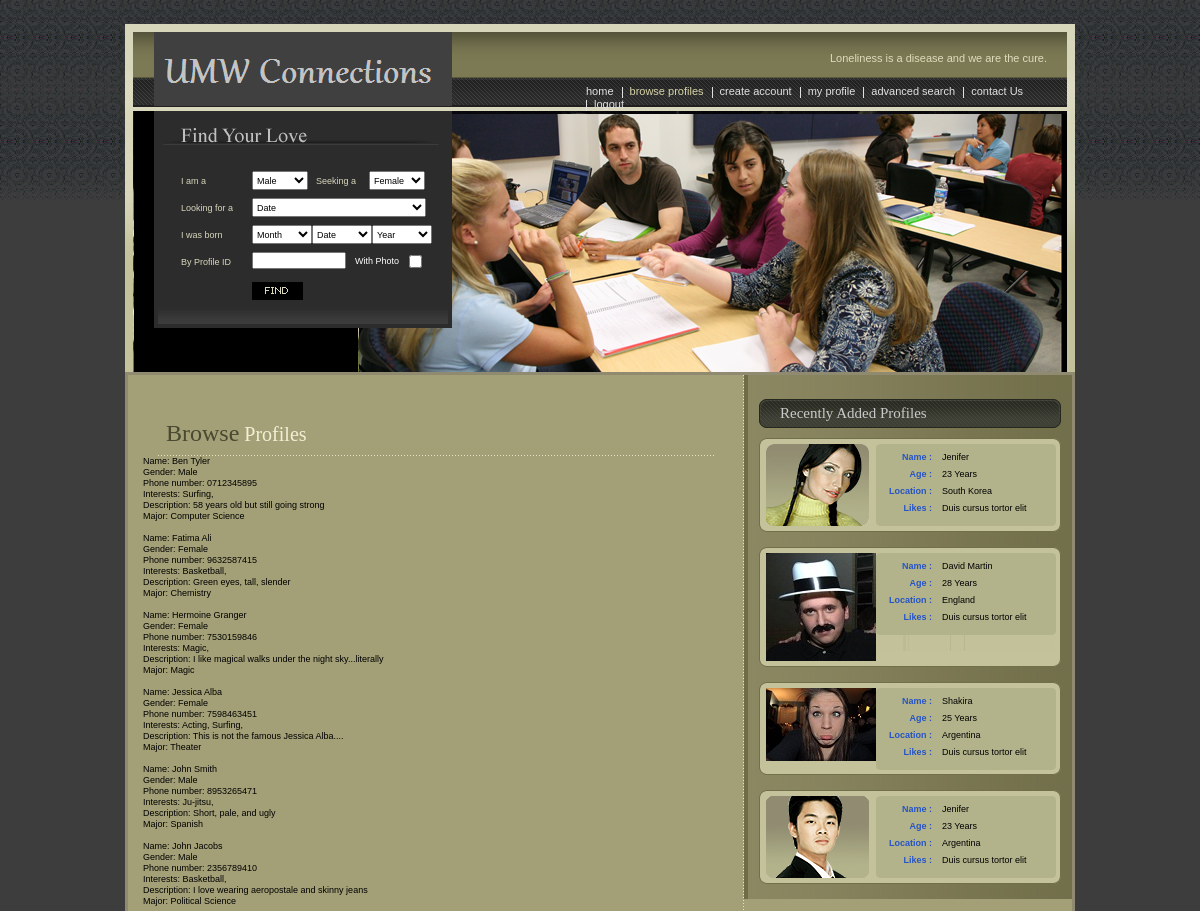
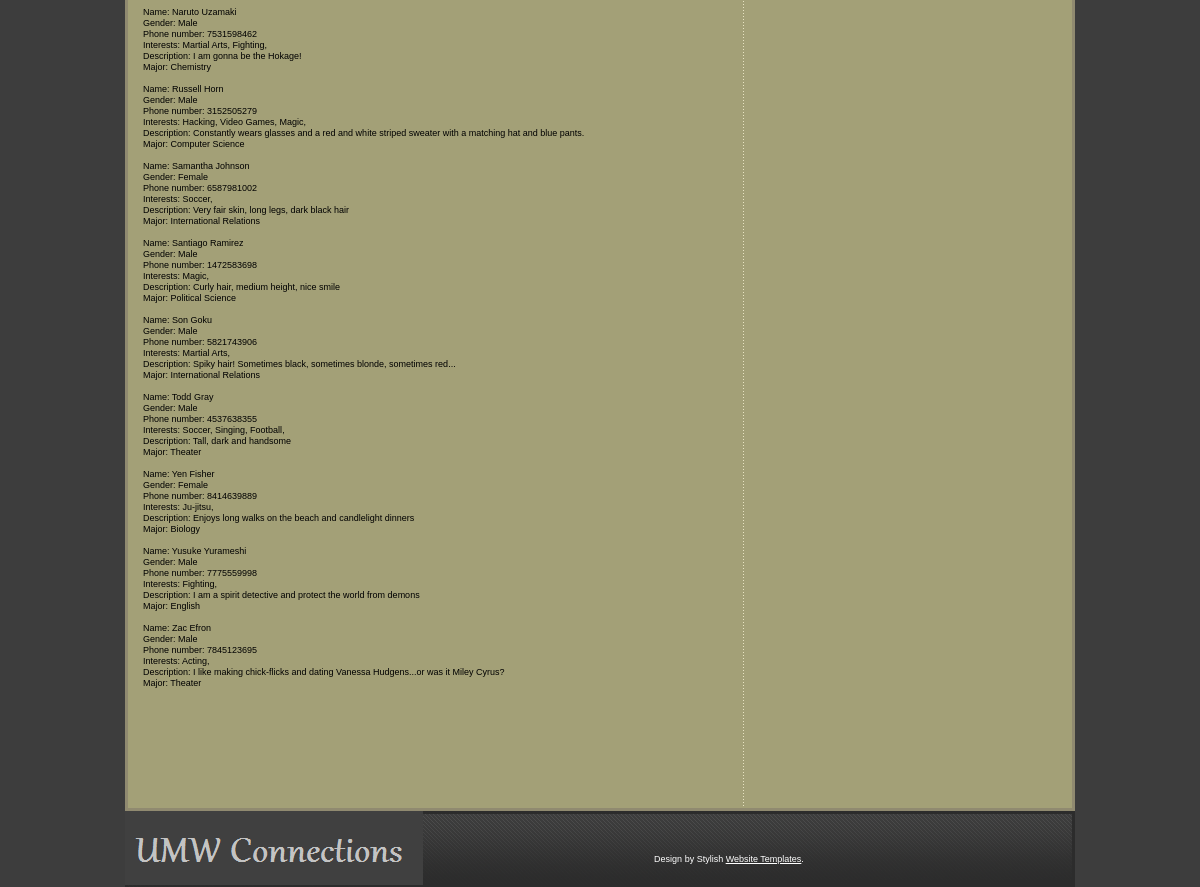
/xhtml-css/browse.php, run on the app's committed database (2 pictures, top to bottom).
### tables this page shows
CREATE TABLE IF NOT EXISTS Users (
	user_id int NOT NULL AUTO_INCREMENT PRIMARY KEY,
	email varchar(100) NOT NULL,
  	last_name varchar(25) NOT NULL,
  	first_name varchar(25) NOT NULL,
  	gender ENUM('Male', 'Female', 'N/A') NOT NULL DEFAULT 'N/A',
  	phone varchar(10) NOT NULL DEFAULT 'N/A',
  	description blob,
  	interested_in_id int,
	classification_id int,
  	looking_for_id int,
  	image_id int,
  	CONSTRAINT login_email_fk FOREIGN KEY (email) REFERENCES Login (email),
  	CONSTRAINT classifications_classification_id_fk FOREIGN KEY (classification_id) REFERENCES Classifications (classification_id),
  	CONSTRAINT interestedIn_interested_in_id_fk FOREIGN KEY (interested_in_id) REFERENCES InterestedIn (interested_in_id),
	CONSTRAINT looking_for_looking_for_id_fk FOREIGN KEY (looking_for_id) REFERENCES Looking_For (looking_for_id),
	CONSTRAINT images_image_id_fk FOREIGN KEY (image_id) REFERENCES Images (image_id)
);

CREATE TABLE IF NOT EXISTS Interests (
	interest_id int AUTO_INCREMENT NOT NULL PRIMARY KEY,
	interest blob NOT NULL
);

CREATE TABLE IF NOT EXISTS Majors (
	major_id int NOT NULL AUTO_INCREMENT PRIMARY KEY,
	major varchar(50) NOT NULL
);

### xhtml-css/browse.php (the view, shortened to what this page needs)
<!DOCTYPE html PUBLIC "-//W3C//DTD XHTML 1.0 Transitional//EN" "http://www.w3.org/TR/xhtml1/DTD/xhtml1-transitional.dtd">
<html xmlns="http://www.w3.org/1999/xhtml">
<head>
</head>
<body>
<div id="layout">
  <div id="header">
    <div id="menu"> <span class="logo"><a href="#"><img src="images/logo.gif" alt="" /></a></span>
      <p>Loneliness is a disease and we are the cure.</p>
      <ul>
        <li class="first"><a href="index.html">home</a></li>
        <li><a class="current">browse profiles</a></li>
        <li><a href="register.php">create account</a></li>
        <li><a href="my_profile.php">my profile</a></li>
        <li><a href="advanced_search.php">advanced search</a></li>
        <li><a href="contact_us.php">contact Us</a></li>
        <li><a href="logout.php">logout</a></li>
      </ul>
    </div>
    <div id="banner_inner">
      <div class="find_love">
        <h2><img src="images/find_your_love.gif" alt="" /></h2>
        <div class="form_container">
          <form action="" method="get">
            <fieldset>
            <div class="search_row">
              <div class="search_column_1">
                <label>I am a</label>
              </div>
              <div class="search_column_2">
                <select class="gender">
                  <option>Male</option>
                </select>
                <label class="seeking">Seeking a</label>
                <select class="gender">
                  <option>Female</option>
                </select>
              </div>
            </div>
            <div class="search_row">
              <div class="search_column_1">
                <label>Looking for a</label>
              </div>
              <div class="search_column_2">
                <select class="date">
                  <option>Date</option>
                </select>
              </div>
            </div>
            <div class="search_row">
              <div class="search_column_1">
                <label>I was born</label>
              </div>
              <div class="search_column_2">
                <select class="dob">
                  <option>Month</option>
                </select>
                <select class="dob">
                  <option>Date</option>
                </select>
                <select class="dob">
                  <option>Year</option>
                </select>
              </div>
            </div>
            <div class="search_row">
              <div class="search_column_1">
                <label>By Profile ID</label>
              </div>
              <div class="search_column_2">
                <input type="text" name="" value="" />
                <label class="check">With Photo</label>
                <input type="checkbox" name="" value="" class="checkbox"/>
              </div>
            </div>
            <div class="search_row last">
              <div class="search_column_1">&nbsp;</div>
              <div class="search_column_2">
                <input type="image" src="images/find_btn.gif" class="search_btn"/>
              </div>
            </div>
            </fieldset>
          </form>
        </div>
      </div>
    </div>
  </div>
  <div id="body_container">
    <div id="left_container">
     <div style="padding:20px 15px 30px 15px;">
	 <h1><span>Browse</span> Profiles</h1>
	 <?php
			include "db_connect.php";
			$query = "SELECT * FROM Users ORDER BY first_name";
			$result = mysqli_query($db, $query);
			echo "<br>";
			while($row = mysqli_fetch_array($result)){
			$userID = $row['user_id'];
			$query1 = "SELECT m.major FROM Majors m NATURAL JOIN Users_Majors um WHERE um.user_id = '$userID';";
			$result1 = mysqli_query($db, $query1);
			$row1 = mysqli_fetch_array($result1);
			$query2 = "SELECT i.interest FROM Interests i NATURAL JOIN Users_Interests ui WHERE ui.user_id = '$userID'";
			$result2 = mysqli_query($db, $query2);
			echo "<br>";
			echo "<br>";
			echo "Name: ".$row['first_name']." ".$row['last_name'];
			echo "<br>";
			echo "Gender: ".$row['gender'];
			echo "<br>";
			echo "Phone number: ".$row['phone'];
			echo "<br>";
			echo "Interests: ";
			while ($row2 = mysqli_fetch_array($result2)){
			echo $row2['interest'];
			echo ", ";
			}
			echo "<br>";
			echo "Description: ".$row['description'];
			echo "<br>";
			echo "Major: ".$row1['major'];
			}
		?>
      <div>
        <br />
        <br />
        <br />
      </div>
      <div class="aboutcolumnzone">
      </div>
    </div>
    </div>
    <div id="right_container">
      <h5>Recently Added Profiles</h5>
      <div id="profile_container">
        <div class="profile_box">
          <div class="top_curve">
            <div class="profile_content">
              <div class="pro_photo"><a href="#"><img src="images/pic_1.gif" alt="" /></a></div>
              <div class="outer">
                <div class="pro_detail_box">
                  <div class="pro_top_curve">
                    <div class="pro_detail_content">
                      <div class="row">
                        <p class="left">Name :</p>
                        <p class="right">Jenifer</p>
                      </div>
                      <div class="row">
                        <p class="left">Age :</p>
                        <p class="right">23 Years</p>
                      </div>
                      <div class="row">
                        <p class="left">Location :</p>
                        <p class="right">South Korea</p>
                      </div>
                      <div class="row last">
                        <p class="left">Likes :</p>
                        <p class="right">Duis cursus tortor elit</p>
                      </div>
                    </div>
                  </div>
                </div>
              </div>
            </div>
          </div>
        </div>
        <div class="profile_box">
          <div class="top_curve">
            <div class="profile_content">
              <div class="pro_photo"><a href="#"><img src="images/pic_2.gif" alt="" /></a></div>
              <div class="outer">
                <div class="pro_detail_box">
                  <div class="pro_top_curve">
                    <div class="pro_detail_content">
                      <div class="row">
                        <p class="left">Name :</p>
                        <p class="right">David Martin</p>
                      </div>
                      <div class="row">
                        <p class="left">Age :</p>
                        <p class="right">28 Years</p>
                      </div>
                      <div class="row">
                        <p class="left">Location :</p>
                        <p class="right">England</p>
                      </div>
                      <div class="row last">
                        <p class="left">Likes :</p>
                        <p class="right">Duis cursus tortor elit</p>
                      </div>
                    </div>
                  </div>
                </div>
              </div>
            </div>
          </div>
        </div>
        <div class="profile_box">
          <div class="top_curve">
            <div class="profile_content">
              <div class="pro_photo"><a href="#"><img src="images/pic_3.gif" alt="" /></a></div>
              <div class="outer">
                <div class="pro_detail_box">
                  <div class="pro_top_curve">
                    <div class="pro_detail_content">
                      <div class="row">
                        <p class="left">Name :</p>
                        <p class="right">Shakira</p>
                      </div>
                      <div class="row">
                        <p class="left">Age :</p>
                        <p class="right">25 Years</p>
                      </div>
                      <div class="row">
                        <p class="left">Location :</p>
                        <p class="right">Argentina</p>
                      </div>
                      <div class="row last">
                        <p class="left">Likes :</p>
                        <p class="right">Duis cursus tortor elit</p>
                      </div>
                    </div>
                  </div>
                </div>
              </div>
            </div>
          </div>
        </div>
        <div class="profile_box last">
          <div class="top_curve">
            <div class="profile_content">
              <div class="pro_photo"><a href="#"><img src="images/pic_4.gif" alt="" /></a></div>
              <div class="outer">
                <div class="pro_detail_box">
                  <div class="pro_top_curve">
                    <div class="pro_detail_content">
                      <div class="row">
                        <p class="left">Name :</p>
                        <p class="right">Jenifer</p>
                      </div>
                      <div class="row">
                        <p class="left">Age :</p>
                        <p class="right">23 Years</p>
                      </div>
                      <div class="row">
                        <p class="left">Location :</p>
                        <p class="right">Argentina</p>
                      </div>
                      <div class="row last">
                        <p class="left">Likes :</p>
                        <p class="right">Duis cursus tortor elit</p>
                      </div>
                    </div>
                  </div>
                </div>
              </div>
            </div>
          </div>
        </div>
      </div>
    </div>
  </div>
  <div id="footer"> <span class="footer_logo"><a href="#"><img src="images/single_2_mingle.gif" alt="" /></a></span>
    <div class="footer_link">
       <ul style="color:#FFF;">
		Design by Stylish <a style="color:#FFF; text-decoration:underline;" href="http://www.stylishtemplate.com">Website Templates</a>.
      </ul>
    </div>
  </div>
</div>
</body>
</html>

### data on the page
users: first_name "Ben", last_name "Tyler", gender "Male", phone "0712345895", description "58 years old but still going strong", majors.major "Computer Science"
interests: interest "Surfing"
users: first_name "Fatima", last_name "Ali", gender "Female", phone "9632587415", description "Green eyes, tall, slender", majors.major "Chemistry"
interests: interest "Basketball"
users: first_name "Hermoine", last_name "Granger", gender "Female", phone "7530159846", description "I like magical walks under the night sky...literally", majors.major "Magic"
interests: interest "Magic"
users: first_name "Jessica", last_name "Alba", gender "Female", phone "7598463451", description "This is not the famous Jessica Alba....", majors.major "Theater"
interests: interest "Acting"
users: first_name "John", last_name "Smith", gender "Male", phone "8953265471", description "Short, pale, and ugly", majors.major "Spanish"
interests: interest "Ju-jitsu"
users: first_name "John", last_name "Jacobs", gender "Male", phone "2356789410", description "I love wearing aeropostale and skinny jeans", majors.major "Political Science"
users: first_name "Naruto", last_name "Uzamaki", gender "Male", phone "7531598462", description "I am gonna be the Hokage!", majors.major "Chemistry"
interests: interest "Martial Arts"
interests: interest "Fighting"
users: first_name "Russell", last_name "Horn", gender "Male", phone "3152505279", description "Constantly wears glasses and a red and white striped sweater with a matching hat and blue pants.", majors.major "Computer Science"
interests: interest "Hacking"
interests: interest "Video Games"
users: first_name "Samantha", last_name "Johnson", gender "Female", phone "6587981002", description "Very fair skin, long legs, dark black hair", majors.major "International Relations"
interests: interest "Soccer"
users: first_name "Santiago", last_name "Ramirez", gender "Male", phone "1472583698", description "Curly hair, medium height, nice smile", majors.major "Political Science"
users: first_name "Son", last_name "Goku", gender "Male", phone "5821743906", description "Spiky hair! Sometimes black, sometimes blonde, sometimes red...", majors.major "International Relations"
users: first_name "Todd", last_name "Gray", gender "Male", phone "4537638355", description "Tall, dark and handsome", majors.major "Theater"
interests: interest "Singing"
interests: interest "Football"
users: first_name "Yen", last_name "Fisher", gender "Female", phone "8414639889", description "Enjoys long walks on the beach and candlelight dinners", majors.major "Biology"
users: first_name "Yusuke", last_name "Yurameshi", gender "Male", phone "7775559998", description "I am a spirit detective and protect the world from demons", majors.major "English"
users: first_name "Zac", last_name "Efron", gender "Male", phone "7845123695", description "I like making chick-flicks and dating Vanessa Hudgens...or was it Miley Cyrus?", majors.major "Theater"
